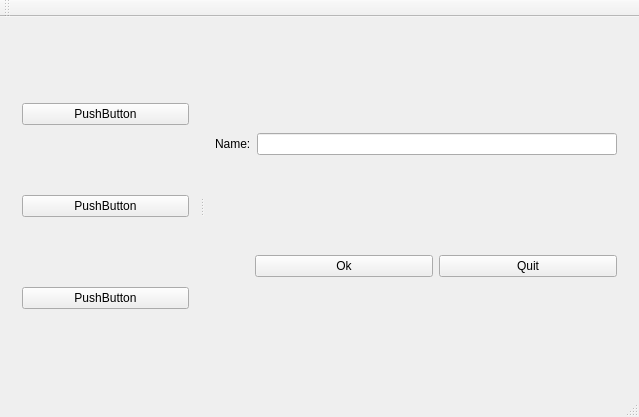
<?xml version="1.0" encoding="UTF-8"?>
<ui version="4.0">
 <class>MainWindow</class>
 <widget class="QMainWindow" name="MainWindow">
  <property name="geometry">
   <rect>
    <x>0</x>
    <y>0</y>
    <width>639</width>
    <height>417</height>
   </rect>
  </property>
  <property name="windowTitle">
   <string>MainWindow</string>
  </property>
  <widget class="QWidget" name="centralWidget">
   <layout class="QHBoxLayout" name="horizontalLayout_3">
    <item>
     <widget class="QSplitter" name="splitter">
      <property name="orientation">
       <enum>Qt::Horizontal</enum>
      </property>
      <widget class="QWidget" name="">
       <layout class="QVBoxLayout" name="verticalLayout_2">
        <item>
         <widget class="QPushButton" name="pushButton_5">
          <property name="text">
           <string>PushButton</string>
          </property>
         </widget>
        </item>
        <item>
         <widget class="QPushButton" name="pushButton_4">
          <property name="text">
           <string>PushButton</string>
          </property>
         </widget>
        </item>
        <item>
         <widget class="QPushButton" name="pushButton_3">
          <property name="text">
           <string>PushButton</string>
          </property>
         </widget>
        </item>
       </layout>
      </widget>
      <widget class="QWidget" name="">
       <layout class="QVBoxLayout" name="verticalLayout">
        <item>
         <layout class="QHBoxLayout" name="horizontalLayout">
          <item>
           <widget class="QLabel" name="label">
            <property name="text">
             <string>Name:</string>
            </property>
            <property name="buddy">
             <cstring>lineEdit</cstring>
            </property>
           </widget>
          </item>
          <item>
           <widget class="QLineEdit" name="lineEdit"/>
          </item>
         </layout>
        </item>
        <item>
         <layout class="QHBoxLayout" name="horizontalLayout_2">
          <item>
           <spacer name="horizontalSpacer">
            <property name="orientation">
             <enum>Qt::Horizontal</enum>
            </property>
            <property name="sizeType">
             <enum>QSizePolicy::Preferred</enum>
            </property>
            <property name="sizeHint" stdset="0">
             <size>
              <width>40</width>
              <height>20</height>
             </size>
            </property>
           </spacer>
          </item>
          <item>
           <widget class="QPushButton" name="pushButton_2">
            <property name="text">
             <string>Ok</string>
            </property>
           </widget>
          </item>
          <item>
           <widget class="QPushButton" name="pushButton">
            <property name="text">
             <string>Quit</string>
            </property>
           </widget>
          </item>
         </layout>
        </item>
       </layout>
      </widget>
     </widget>
    </item>
   </layout>
  </widget>
  <widget class="QMenuBar" name="menuBar">
   <property name="geometry">
    <rect>
     <x>0</x>
     <y>0</y>
     <width>639</width>
     <height>21</height>
    </rect>
   </property>
  </widget>
  <widget class="QToolBar" name="mainToolBar">
   <attribute name="toolBarArea">
    <enum>TopToolBarArea</enum>
   </attribute>
   <attribute name="toolBarBreak">
    <bool>false</bool>
   </attribute>
  </widget>
  <widget class="QStatusBar" name="statusBar"/>
 </widget>
 <layoutdefault spacing="6" margin="11"/>
 <tabstops>
  <tabstop>lineEdit</tabstop>
  <tabstop>pushButton_2</tabstop>
  <tabstop>pushButton</tabstop>
  <tabstop>pushButton_5</tabstop>
  <tabstop>pushButton_4</tabstop>
  <tabstop>pushButton_3</tabstop>
 </tabstops>
 <resources/>
 <connections/>
</ui>
